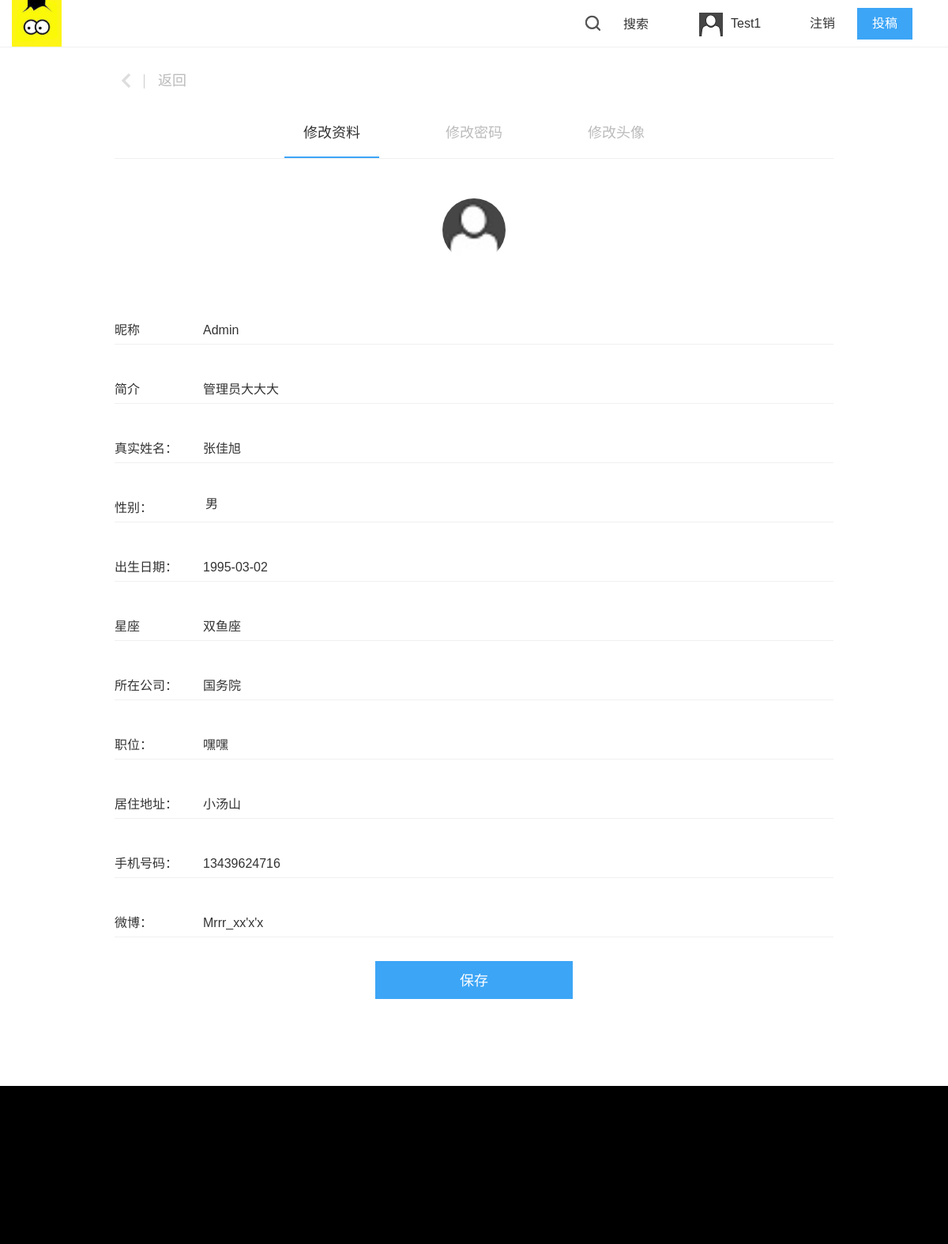
Page /bbs/modify_user_info/1 (signed in) on the committed database.
### bbs/models.py (models this page shows, shortened)
class UserProfile(models.Model):
    user = models.OneToOneField(User)
    name = models.CharField(max_length=32)
    user_real_name = models.CharField(max_length=255, blank=True, null=True, default='未填写')
    signature = models.CharField(max_length=255, blank=True, null=True, default='未填写')
    mobile_phone = models.IntegerField(blank=True, null=True)
    company = models.CharField(max_length=255, blank=True, null=True, default='未填写')
    star = models.CharField(max_length=255, blank=True, null=True, default='未填写')
    profession = models.CharField(max_length=255, blank=True, null=True, default='未填写')
    weibo = models.CharField(max_length=255, blank=True, null=True, default='未填写')
    sex_choices = (('男', u"男"),
                   ('女', u"女"),
                   ('未知',u'未知')
                   )
    sex = models.CharField(choices=sex_choices, default='未知', max_length=32)
    birth = models.DateField(blank=True, null=True)
    address = models.CharField(max_length=255, blank=True, null=True, default='未填写')
    sign_up_time = models.DateField(blank=True, null=True)
    experience = models.IntegerField(u"经验值", default=0)
    level_choices = (('香蕉皮', u"香蕉皮"),
                     ('小香蕉', u"小香蕉"),
                     ('大香蕉', u"大香蕉"),
                     ('皮皮香焦', u"皮皮香焦"),
                     ('宇宙无敌大香蕉', u"宇宙无敌大香蕉"),
                     )
    user_level = models.CharField(choices=level_choices, default='香蕉皮', max_length=32)
    head_img = models.ImageField(u"头像", blank=True, null=True, upload_to="statics/uploads",
                                 default='statics/uploads/no-img.jpg')
    article_like = models.ManyToManyField("Article", blank=True)
    friends = models.ManyToManyField('self', related_name="my_friends", blank=True)

### bbs/views.py (the view, shortened to what this page needs)
# urls.py: url(r'^modify_user_info/(\d+)$', views.modify_user_info, name="modify_user_info"),
@login_required
def modify_user_info(request, user_id):
    if request.method == 'GET':
        user_info = models.UserProfile.objects.get(id=user_id)
        data = model_to_dict(user_info)
        user_info_form = form.UserProfileModelForm(data)
        return render(request, 'bbs/modify_info.html', {'user_info_form': user_info_form})

### bbs/form.py
class UserProfileModelForm(ModelForm):
    class Meta:
        model = models.UserProfile
        exclude = (
            'user', 'user_level', 'experience', 'user_level', 'article_like', 'friends', 'sign_up_time', 'head_img')
    def __init__(self, *args, **kwargs):
        super(UserProfileModelForm, self).__init__(*args, **kwargs)
        for field_name in self.base_fields:
            field = self.base_fields[field_name]
            field.widget.attrs.update({'class': 'control-input'})
        self.base_fields['birth'].error_messages = {'invalid': '日期格式错误'}

### bbs/templatetags/custom.py (called while the page is built)
@register.filter
def truncate_url(img_obj):
    return img_obj.name.split("/")[-1]

### templates/bbs/modify_info.html (shortened to what this page needs)
{% extends 'base.html' %}
{% load custom %}
{% block page-container %}
    <div class="edit-warp">
        <div class="placeholder-height"></div>
        <div class="user-container" style="min-height: 700px;">
            <div class="go-back"><a href="{% url 'user_detail' request.user.userprofile.id %}"><i
                    class="icon icon-go-back"></i>返回</a></div>
            <div class="nav-warp">
                <ul>
                    <li class="active"><a href="{% url 'modify_user_info' request.user.userprofile.id %}">修改资料</a></li>
                    <li class=""><a href="{% url 'modify_account' request.user.id %}">修改密码</a></li>
                    <li class=""><a href="{% url 'modify_head_img' request.user.userprofile.id %}">修改头像</a></li>
                </ul>
            </div>
            <div class="section-box">
                <div class="user-face-box">
                    <img src="/static/uploads/{{ request.user.userprofile.head_img|truncate_url }}"
                         style="width:80px;height:80px">
                </div>
            </div>
            <form method="post" enctype="multipart/form-data">{% csrf_token %}
                <div class="form-warp">
                    <label class="control-label">昵称</label>
                    {{ user_info_form.name }}
                </div>
                <div class="form-warp">
                    <label class="control-label">简介</label>
                    {{ user_info_form.signature }}
                </div>
                <div class="form-warp ">
                    <label class="control-label">真实姓名：</label>
                    {{ user_info_form.user_real_name }}
                </div>
                <div class="form-warp">
                    <label class="control-label">性别：</label>
                    <div class="styled-select" id="sex">
                        {{ user_info_form.sex }}
                    </div>
                </div>
                <div class="form-warp ">
                    <label class="control-label">出生日期：</label>
                    {{ user_info_form.birth }}
                </div>
                <div class="form-warp">
                    <label class="control-label">星座</label>
                    {{ user_info_form.star }}
                </div>
                <div class="form-warp">
                    <label class="control-label">所在公司：</label>
                    {{ user_info_form.company }}
                </div>
                <div class="form-warp">
                    <label class="control-label">职位：</label>
                    {{ user_info_form.profession }}
                </div>
                <div class="form-warp">
                    <label class="control-label">居住地址：</label>
                    {{ user_info_form.address }}
                </div>
                <div class="form-warp">
                    <label class="control-label">手机号码：</label>
                    {{ user_info_form.mobile_phone }}
                </div>
                <div class="form-warp">
                    <label class="control-label">微博：</label>
                    {{ user_info_form.weibo }}
                </div>
                <input type="submit" class="btn btn-save js-user-section-save" value="保存">
            </form>
        </div>
    </div>
{% endblock %}

### templates/base.html (shortened to what this page needs)
{% load custom %}
<!DOCTYPE html>
<html lang="zh-CN"><head><meta http-equiv="Content-Type" content="text/html; charset=UTF-8">
    <link href="/static/bootstrap/css/screen.css" rel="stylesheet">
    <link href="/static/bootstrap/css/bootstrap.min.css" rel="stylesheet">
    <link href="/static/bootstrap/css/navbar-fixed-top.css" rel="stylesheet">
    <link href="/static/bootstrap/css/custom.css" rel="stylesheet">
  </head>
  <body> {% csrf_token %}
    <header id="top" role="banner" class="transition">
    <div class="container">
        <div class="navbar-header transition">
            <a href="/bbs" title="首页">
                <img src="/static/bootstrap/img/logo.jpg" alt="" title="首页">
            </a>
        </div>
        <ul class="nav navbar-nav navbar-right transition">
            <li class="search-li js-show-search-box"><i class="icon icon-search "></i><span>搜索</span></li>
                {% if request.user.is_authenticated %}
                    <li class=""><img src="/static/uploads/{{ request.user.userprofile.head_img|truncate_url }}" style="width:30px;height:30px;" ></li>
                    <li class="banner-user-name"><a href="{% url 'user_detail' request.user.userprofile.id %}">{{ request.user.userprofile.name }}</a></li>
                    <li class="log-out"><a href="{% url 'logout' %}">注销</a>
                    </li>
                    <li class="publish-articles "><a href="/bbs/new_article" class="js-open-contribute transition" >投稿</a></li>
                {% endif  %}
        </ul>
    </div>
</header>
    <div class="page-container">
    {% block page-container %}{% endblock %}
    </div>
    <footer class="footer">
    </footer>
</body></html>

### rows in the picture
UserProfile: name "Admin", signature "管理员大大大", user_real_name "张佳旭", sex "男", birth "1995-03-02", star "双鱼座", company "国务院", profession "嘿嘿", address "小汤山", mobile_phone "13439624716", weibo "Mrrr_xx'x'x"

### other values in the picture
{{ request.user.userprofile.name }} "Test1"
